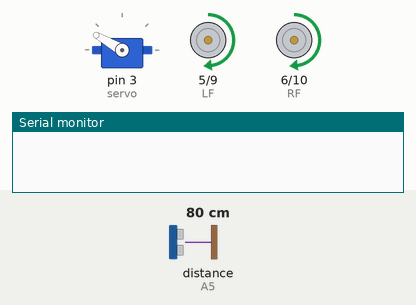
This sketch was run on a simulated Arduino Uno, built with avr-gcc and run on an emulated ATmega328P. On the bench: servo, motor-driver pin pairs drawn as motors (green arrow = first pin HIGH = forward, orange = second pin HIGH = backward, longer = more drive), the last lines printed to the serial monitor. Wiring (inferred from the names in the program): ultrasonic range finder: trigger A4; echo A5. The inputs (shaded band) are chosen by the test bench; at power-on: distance to the obstacle (sensor on A5) 80 cm. The echo pulse lasts 58.3 µs per cm.

Above: at 0.68 s.
1.3 s: distance to the obstacle (sensor on A5) set to 2 cm
At 1.9 s:
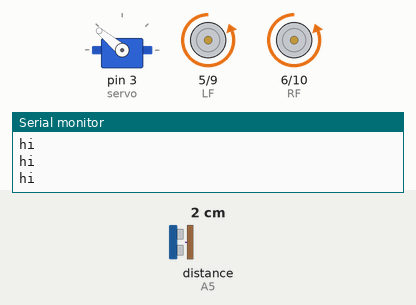
2.8 s: distance to the obstacle (sensor on A5) set to 27 cm
4.3 s: distance to the obstacle (sensor on A5) set to 33 cm
At 4.54 s:
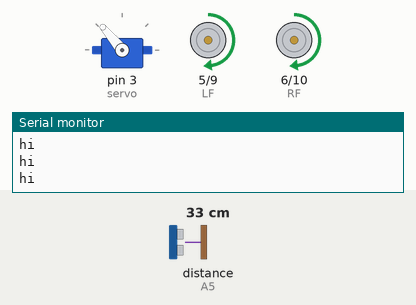
7.3 s: distance to the obstacle (sensor on A5) set to 250 cm
10.3 s: distance to the obstacle (sensor on A5) set to 4 cm
At 10.9 s:
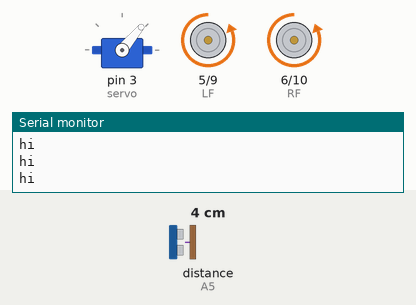
11.8 s: distance to the obstacle (sensor on A5) set to 35 cm
At 12.02 s:
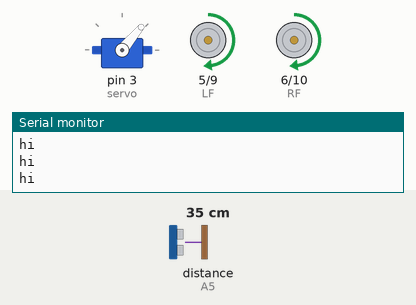
Timing chart, 0 to 15.8 s (numbered marks = the images above; inputs shaded):
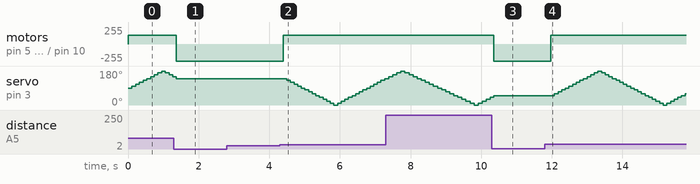

Measured:
- the behaviour switches between 30 and 31 cm on distance to the obstacle (sensor on A5) (found by bisection; images 1 and 2)
- after the input at 1.3 s, motor on pin 5 (LF) / pin 9 (LB), motor on pin 6 (RF) / pin 10 (RB): forward 130/255 → backward 255/255 after 0.07 s; servo on pin 3 (servo): goes on until 1.4 s, then stays 140°
- after the input at 4.3 s, motor on pin 5 (LF) / pin 9 (LB), motor on pin 6 (RF) / pin 10 (RB): backward 255/255 → forward 130/255 after 0.09 s; servo on pin 3 (servo): 140° → 130° after 0.20 s, → 120° 0.10 s later, → 110° 0.10 s later, → 100° 0.10 s later, … (28 changes in this stretch)
- after the input at 10.3 s, motor on pin 5 (LF) / pin 9 (LB), motor on pin 6 (RF) / pin 10 (RB): forward 130/255 → backward 255/255 after 0.06 s; servo on pin 3 (servo): goes on until 10.4 s, then stays 50°
- after the input at 11.8 s, motor on pin 5 (LF) / pin 9 (LB), motor on pin 6 (RF) / pin 10 (RB): backward 255/255 → forward 130/255 after 0.17 s; servo on pin 3 (servo): 50° → 60° after 0.28 s, → 70° 0.10 s later, → 80° 0.10 s later, → 90° 0.10 s later, … (37 changes in this stretch)
- by itself, servo on pin 3 (servo): rises from 90° to 180° in 0.84 s, then falls to 150° in 0.32 s

The sketch:

Ultrasonic_With_Servo.ino
```cpp
#include <Servo.h>
Servo servo;

int RF = 6;
int LF = 5;
int RB = 10;
int LB = 9;
int Trig = A4;
int Echo = A5;
float dist;
int degree = 0;
bool a = true;
bool c = true;


void setup() {
  // put your setup code here, to run once:
  pinMode(RF, OUTPUT);
  pinMode(LF, OUTPUT);
  pinMode(RB, OUTPUT);
  pinMode(LB, OUTPUT);
  pinMode(Trig, OUTPUT);
  pinMode(Echo, INPUT);
  pinMode(3, OUTPUT);

  servo.attach(3);

  Serial.begin(9600);

}
void forward (int TIME) {
  analogWrite(RF, 130);
  analogWrite(LF, 130);
  analogWrite(RB, 0);
  analogWrite(LB, 0);
  delay(TIME * 100);

}
void spinRight (int TIME) {
  analogWrite(RF, 0);
  analogWrite(LF, 100);
  analogWrite(RB, 100);
  analogWrite(LB, 0);
  delay(TIME * 100);

}
void spinLeft (int TIME) {
  analogWrite(RF, 100);
  analogWrite(LF, 0);
  analogWrite(RB, 0);
  analogWrite(LB, 100);
  delay(TIME * 100);

}
void back2(int TIME) {
  digitalWrite(RF, LOW);
  digitalWrite(LF, LOW);
  digitalWrite(RB, HIGH);
  digitalWrite(LB, HIGH);
  delay(TIME * 100);

}

float distance() {
  digitalWrite(Trig, LOW);
  delayMicroseconds(2);
  digitalWrite(Trig, HIGH);
  delayMicroseconds(10);
  digitalWrite(Trig, LOW);
  float fdistance = pulseIn(Echo, HIGH);
  fdistance = fdistance / 58;
  return fdistance;
}


void loop() {
  // put your main code here, to run repeatedly:
  //Serial.println(dist);
  if (c) {
    degree = 90;
    servo.write(degree);
    c = false;
  }
  dist = distance();
  while (dist > 30) {
    forward(1);
    dist = distance();
    if (degree < 180 && a) {
      degree = degree + 10;
      servo.write(degree);
    }
    else if (degree > 0) {
      a = false;
      degree = degree - 10;
      servo.write(degree);
    }
    if (degree == 0) {
      a = true;
    }
  }
  while (dist < 30) {
    if (degree > 90) {
      Serial.println("hi");
      // spinLeft(10);
      back2(2);
      // spinRight(10);
      dist = distance();
    }
    else if (degree < 90) {
      Serial.println("hi");
      // spinRight(10);
      back2(2);
      // spinLeft(10);
      dist = distance();
    }
  }

}
```
